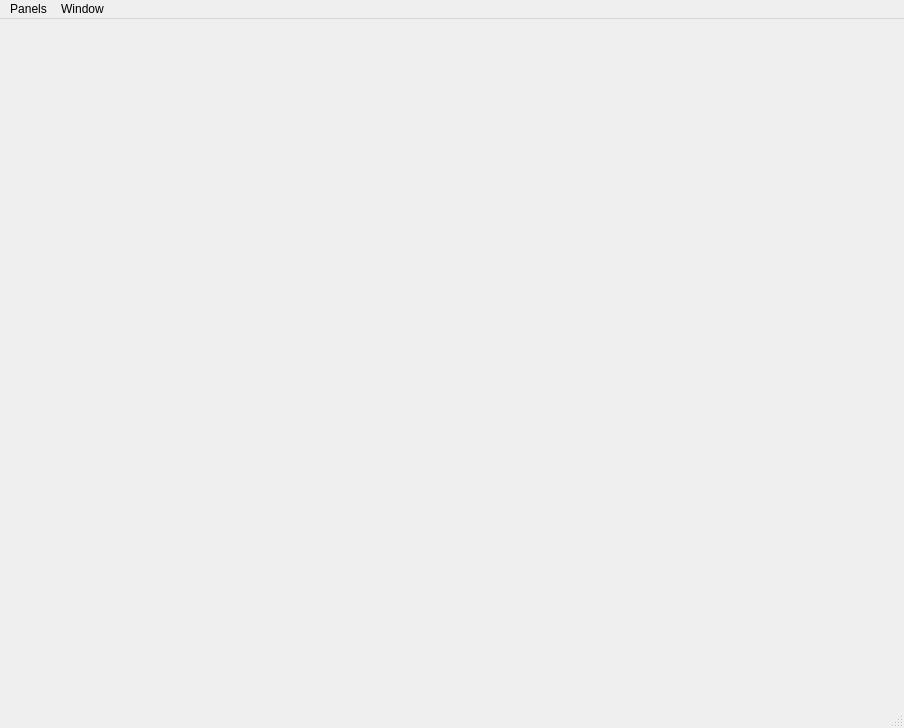
<?xml version="1.0" encoding="UTF-8"?>
<ui version="4.0">
 <class>MainWindow</class>
 <widget class="QMainWindow" name="MainWindow">
  <property name="geometry">
   <rect>
    <x>0</x>
    <y>0</y>
    <width>904</width>
    <height>728</height>
   </rect>
  </property>
  <property name="windowTitle">
   <string>plInspector</string>
  </property>
  <property name="windowIcon">
   <iconset resource="resources.qrc">
    <normaloff>:/Icons/Icons/Search.svg</normaloff>:/Icons/Icons/Search.svg</iconset>
  </property>
  <property name="documentMode">
   <bool>false</bool>
  </property>
  <property name="dockNestingEnabled">
   <bool>true</bool>
  </property>
  <property name="dockOptions">
   <set>QMainWindow::AllowNestedDocks|QMainWindow::AllowTabbedDocks|QMainWindow::AnimatedDocks|QMainWindow::GroupedDragging</set>
  </property>
  <widget class="QWidget" name="centralwidget">
   <property name="sizeIncrement">
    <size>
     <width>1</width>
     <height>1</height>
    </size>
   </property>
   <layout class="QVBoxLayout" name="verticalLayout_4"/>
  </widget>
  <widget class="QStatusBar" name="statusbar"/>
  <widget class="QMenuBar" name="menuBar">
   <property name="geometry">
    <rect>
     <x>0</x>
     <y>0</y>
     <width>904</width>
     <height>21</height>
    </rect>
   </property>
   <widget class="QMenu" name="menuWindows">
    <property name="title">
     <string>Panels</string>
    </property>
    <addaction name="ActionShowWindowCVar"/>
    <addaction name="ActionShowWindowData"/>
    <addaction name="ActionShowWindowFile"/>
    <addaction name="ActionShowWindowGlobalEvents"/>
    <addaction name="ActionShowWindowInput"/>
    <addaction name="ActionShowWindowLog"/>
    <addaction name="ActionShowWindowMemory"/>
    <addaction name="ActionShowWindowPlugins"/>
    <addaction name="ActionShowWindowReflection"/>
    <addaction name="ActionShowWindowResource"/>
    <addaction name="ActionShowWindowSubsystems"/>
    <addaction name="ActionShowWindowTime"/>
   </widget>
   <widget class="QMenu" name="menuWindow">
    <property name="title">
     <string>Window</string>
    </property>
    <widget class="QMenu" name="menuIn_Foreground">
     <property name="title">
      <string>In Foreground</string>
     </property>
     <addaction name="ActionOnTopWhenConnected"/>
     <addaction name="ActionAlwaysOnTop"/>
     <addaction name="ActionNeverOnTop"/>
    </widget>
    <addaction name="menuIn_Foreground"/>
   </widget>
   <addaction name="menuWindows"/>
   <addaction name="menuWindow"/>
  </widget>
  <action name="ActionShowWindowLog">
   <property name="checkable">
    <bool>true</bool>
   </property>
   <property name="icon">
    <iconset resource="resources.qrc">
     <normaloff>:/Icons/Icons/Log.svg</normaloff>:/Icons/Icons/Log.svg</iconset>
   </property>
   <property name="text">
    <string>Log</string>
   </property>
  </action>
  <action name="ActionShowWindowMemory">
   <property name="checkable">
    <bool>true</bool>
   </property>
   <property name="icon">
    <iconset resource="resources.qrc">
     <normaloff>:/Icons/Icons/Memory.svg</normaloff>:/Icons/Icons/Memory.svg</iconset>
   </property>
   <property name="text">
    <string>Memory</string>
   </property>
  </action>
  <action name="ActionShowWindowInput">
   <property name="checkable">
    <bool>true</bool>
   </property>
   <property name="icon">
    <iconset resource="resources.qrc">
     <normaloff>:/Icons/Icons/InputActions.svg</normaloff>:/Icons/Icons/InputActions.svg</iconset>
   </property>
   <property name="text">
    <string>Input</string>
   </property>
  </action>
  <action name="ActionShowWindowCVar">
   <property name="checkable">
    <bool>true</bool>
   </property>
   <property name="icon">
    <iconset>
     <normaloff>:/GuiFoundation/Icons/CVar.svg</normaloff>:/GuiFoundation/Icons/CVar.svg</iconset>
   </property>
   <property name="text">
    <string>CVars</string>
   </property>
  </action>
  <action name="ActionShowWindowSubsystems">
   <property name="checkable">
    <bool>true</bool>
   </property>
   <property name="icon">
    <iconset resource="resources.qrc">
     <normaloff>:/Icons/Icons/Subsystem.svg</normaloff>:/Icons/Icons/Subsystem.svg</iconset>
   </property>
   <property name="text">
    <string>Subsystems</string>
   </property>
   <property name="toolTip">
    <string>Subsystems</string>
   </property>
  </action>
  <action name="ActionShowWindowFile">
   <property name="checkable">
    <bool>true</bool>
   </property>
   <property name="icon">
    <iconset resource="resources.qrc">
     <normaloff>:/Icons/Icons/File.svg</normaloff>:/Icons/Icons/File.svg</iconset>
   </property>
   <property name="text">
    <string>File Operations</string>
   </property>
  </action>
  <action name="ActionShowWindowPlugins">
   <property name="checkable">
    <bool>true</bool>
   </property>
   <property name="icon">
    <iconset resource="resources.qrc">
     <normaloff>:/Icons/Icons/Plugin.svg</normaloff>:/Icons/Icons/Plugin.svg</iconset>
   </property>
   <property name="text">
    <string>Plugins</string>
   </property>
  </action>
  <action name="ActionShowWindowGlobalEvents">
   <property name="checkable">
    <bool>true</bool>
   </property>
   <property name="icon">
    <iconset resource="resources.qrc">
     <normaloff>:/Icons/Icons/GlobalEvent.svg</normaloff>:/Icons/Icons/GlobalEvent.svg</iconset>
   </property>
   <property name="text">
    <string>Global Events</string>
   </property>
  </action>
  <action name="ActionShowWindowTime">
   <property name="checkable">
    <bool>true</bool>
   </property>
   <property name="icon">
    <iconset resource="resources.qrc">
     <normaloff>:/Icons/Icons/Time.svg</normaloff>:/Icons/Icons/Time.svg</iconset>
   </property>
   <property name="text">
    <string>Time</string>
   </property>
  </action>
  <action name="ActionOnTopWhenConnected">
   <property name="checkable">
    <bool>true</bool>
   </property>
   <property name="text">
    <string>When Connected</string>
   </property>
  </action>
  <action name="ActionAlwaysOnTop">
   <property name="checkable">
    <bool>true</bool>
   </property>
   <property name="text">
    <string>Always</string>
   </property>
  </action>
  <action name="ActionNeverOnTop">
   <property name="checkable">
    <bool>true</bool>
   </property>
   <property name="text">
    <string>Never</string>
   </property>
  </action>
  <action name="ActionShowWindowReflection">
   <property name="checkable">
    <bool>true</bool>
   </property>
   <property name="icon">
    <iconset resource="resources.qrc">
     <normaloff>:/Icons/Icons/Type.svg</normaloff>:/Icons/Icons/Type.svg</iconset>
   </property>
   <property name="text">
    <string>Reflection</string>
   </property>
   <property name="toolTip">
    <string>Reflection</string>
   </property>
  </action>
  <action name="ActionShowWindowData">
   <property name="checkable">
    <bool>true</bool>
   </property>
   <property name="text">
    <string>Data</string>
   </property>
  </action>
  <action name="ActionShowWindowResource">
   <property name="checkable">
    <bool>true</bool>
   </property>
   <property name="icon">
    <iconset resource="resources.qrc">
     <normaloff>:/Icons/Icons/Resources.svg</normaloff>:/Icons/Icons/Resources.svg</iconset>
   </property>
   <property name="text">
    <string>Resources</string>
   </property>
  </action>
 </widget>
 <resources>
  <include location="resources.qrc"/>
  <include location="../Libs/GuiFoundation/QtResources/resources.qrc"/>
 </resources>
 <connections/>
</ui>
